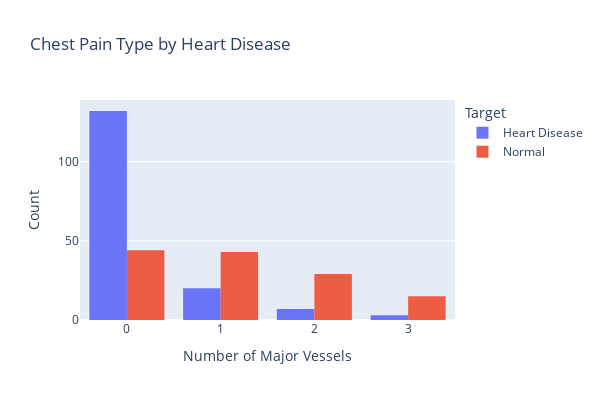

Notebook source saved alongside this figure:
### Code cell
df_ca_tar = df.copy()

fig = get_bar_chart(df_ca_tar, 'number_of_major_vessels', 'age', color='target', barmode='group',
                    category_orders={'number_of_major_vessels': [0, 1, 2, 3]}, 
                    labels={'number_of_major_vessels': 'Number of Major Vessels', 'age': 'Count', 'target': 'Target'}, 
                    title='Chest Pain Type by Heart Disease')

### Figure 1 — Plotly figure (JSON) as saved in the notebook; plotly's stock layout.template omitted (floating-point values rounded to 4 significant figures)
{"data": [{"alignmentgroup": "True", "hovertemplate": "Target=Heart Disease<br>Number of Major Vessels=%{x}<br>Count=%{y}<extra></extra>", "legendgroup": "Heart Disease", "marker": {"color": "#636efa", "line": {"width": 0}, "pattern": {"shape": ""}}, "name": "Heart Disease", "offsetgroup": "Heart Disease", "opacity": 0.95, "orientation": "v", "showlegend": true, "textposition": "auto", "type": "bar", "x": ["0", "1", "2", "3"], "xaxis": "x", "y": [132, 20, 7, 3], "yaxis": "y"}, {"alignmentgroup": "True", "hovertemplate": "Target=Normal<br>Number of Major Vessels=%{x}<br>Count=%{y}<extra></extra>", "legendgroup": "Normal", "marker": {"color": "#EF553B", "line": {"width": 0}, "pattern": {"shape": ""}}, "name": "Normal", "offsetgroup": "Normal", "opacity": 0.95, "orientation": "v", "showlegend": true, "textposition": "auto", "type": "bar", "x": ["0", "1", "2", "3"], "xaxis": "x", "y": [44, 43, 29, 15], "yaxis": "y"}], "layout": {"barmode": "group", "height": 400, "legend": {"title": {"text": "Target"}, "tracegroupgap": 0}, "showlegend": true, "title": {"text": "Chest Pain Type by Heart Disease"}, "width": 600, "xaxis": {"anchor": "y", "categoryarray": [0, 1, 2, 3], "categoryorder": "array", "domain": [0, 1], "title": {"text": "Number of Major Vessels"}}, "yaxis": {"anchor": "x", "domain": [0, 1], "title": {"text": "Count"}}}}
